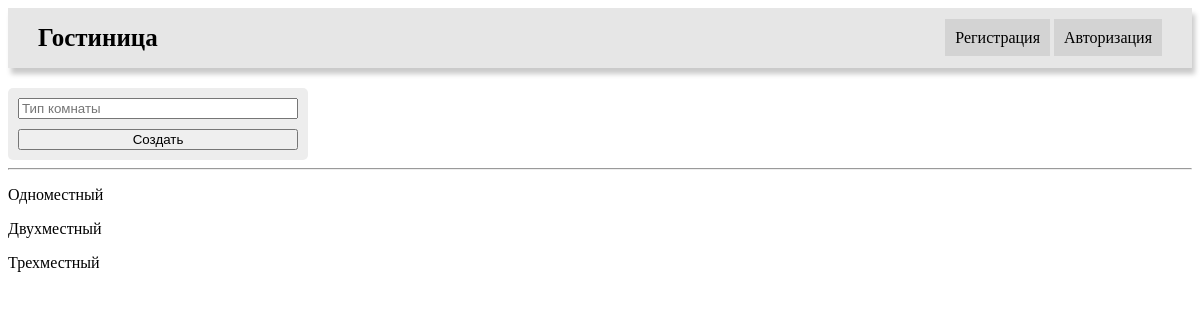
Before: /create_room_type with the older database file.
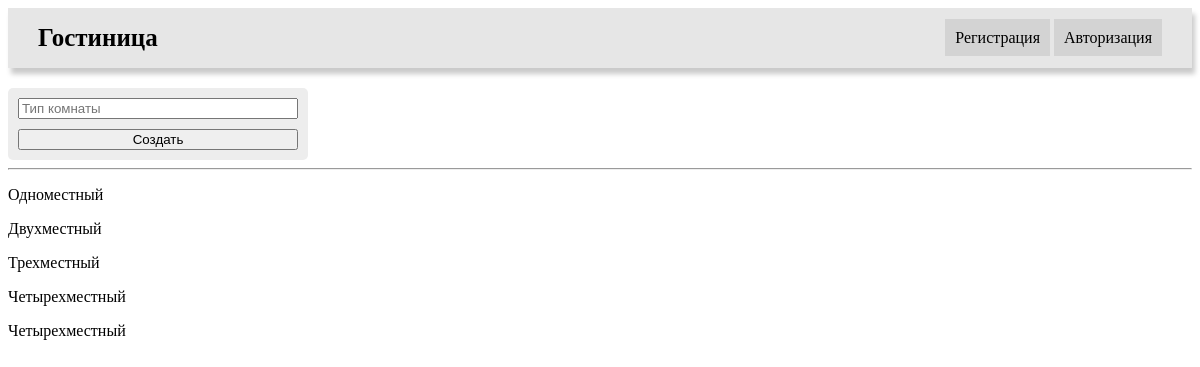
After: the same page with the newer database file.
### hotel/models.py (models this page shows, shortened)
class RoomType(models.Model):
    name = models.CharField(max_length=50)

### hotel/views.py (the view)
# urls.py: path('create_room_type', create_room_type, name='create_room_type'),
def create_room_type(request):
    if request.method == 'POST':
        room_type = request.POST['room_type']
        room = RoomType(name=room_type)
        room.save()
        return redirect('create_room_type')
    context = {'room_type': RoomType.objects.all()}
    return render(request, 'hotel/create_room_type.html', context)

### hotel/templates/hotel/create_room_type.html (shortened to what this page needs)
<!doctype html>
{% load static %}
<html lang="en">
<head>
    <link rel="stylesheet" href="{% static 'user_app/css/style.css' %}">
</head>
<body>
    {% include 'hotel/header.html'%}
    <form class="form" action="{% url 'create_room_type' %}" method="post">
        <input type="text" placeholder="Тип комнаты" name="room_type">
        <button type="submit">Создать</button>
    </form>
    <hr>
    {% for room in room_type %}
        <p>{{ room.name }}</p>
    {% endfor %}
</body>
</html>

Changed rows visible on the page:
added RoomType: name "Четырехместный"
added RoomType: name "Четырехместный"
